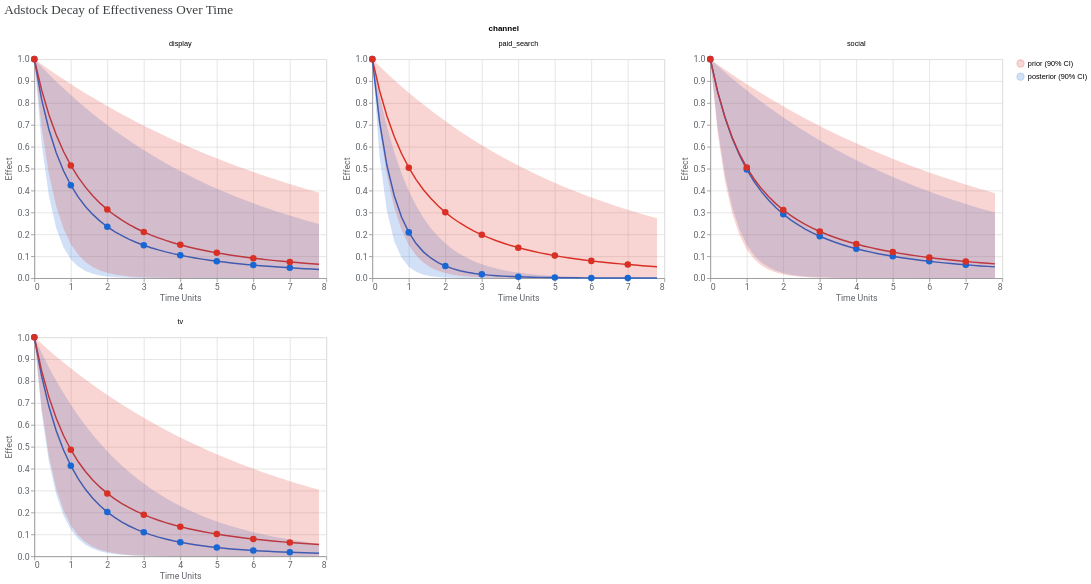

The notebook cell this image was saved under:
### Code cell
media_effects.plot_adstock_decay()  # Adstock decay per channel

### Figure 1 — Vega-Lite specification as saved in the notebook (floating-point values rounded to 4 significant figures; data arrays with more than 128 entries replaced by an {"elided": "..."} marker saying what was removed)
{"config": {"view": {"continuousWidth": 300, "continuousHeight": 300}, "axis": {"labelColor": "#5F6368", "labelFont": "Roboto", "labelFontSize": 12, "titleColor": "#5F6368", "titleFont": "Roboto", "titleFontSize": 12, "titleFontWeight": "normal"}}, "data": {"name": "data-84f8748ccf21946395c1458ea16a385a"}, "facet": {"field": "channel", "type": "nominal"}, "spec": {"layer": [{"mark": {"type": "line"}, "encoding": {"color": {"field": "distribution", "legend": {"labelExpr": "datum.value === \"posterior\" ? \"posterior (90% CI)\" : \"prior (90% CI)\"", "title": ""}, "scale": {"domain": ["prior", "posterior"], "range": ["#D93025", "#1967D2"]}, "type": "nominal"}, "x": {"field": "time_units", "title": "Time Units", "type": "quantitative"}, "y": {"field": "mean", "title": "Effect", "type": "quantitative"}}}, {"mark": {"type": "area", "opacity": 0.2}, "encoding": {"color": {"field": "distribution", "scale": {"domain": ["prior", "posterior"], "range": ["#D93025", "#1967D2"]}, "type": "nominal"}, "x": {"field": "time_units", "type": "quantitative"}, "y": {"field": "ci_lo", "type": "quantitative"}, "y2": {"field": "ci_hi"}}}, {"mark": {"type": "circle", "filled": true, "opacity": 1, "size": 80}, "encoding": {"color": {"field": "distribution", "scale": {"domain": ["prior", "posterior"], "range": ["#D93025", "#1967D2"]}, "type": "nominal"}, "tooltip": [{"field": "time_units", "type": "quantitative"}, {"field": "mean", "type": "quantitative"}], "x": {"field": "time_units", "type": "quantitative"}, "y": {"field": "mean", "type": "quantitative"}}, "transform": [{"filter": "datum.is_int_time_unit"}]}], "width": 400}, "columns": 3, "resolve": {"scale": {"x": "independent", "y": "independent"}}, "title": {"text": "Adstock Decay of Effectiveness Over Time", "anchor": "start", "color": "#3C4043", "font": "Google Sans Display", "fontSize": 18, "fontWeight": "normal", "offset": 10}, "$schema": "https://vega.github.io/schema/vega-lite/v6.4.1.json", "datasets": {"data-84f8748ccf21946395c1458ea16a385a": {"elided": "320 records"}}}
